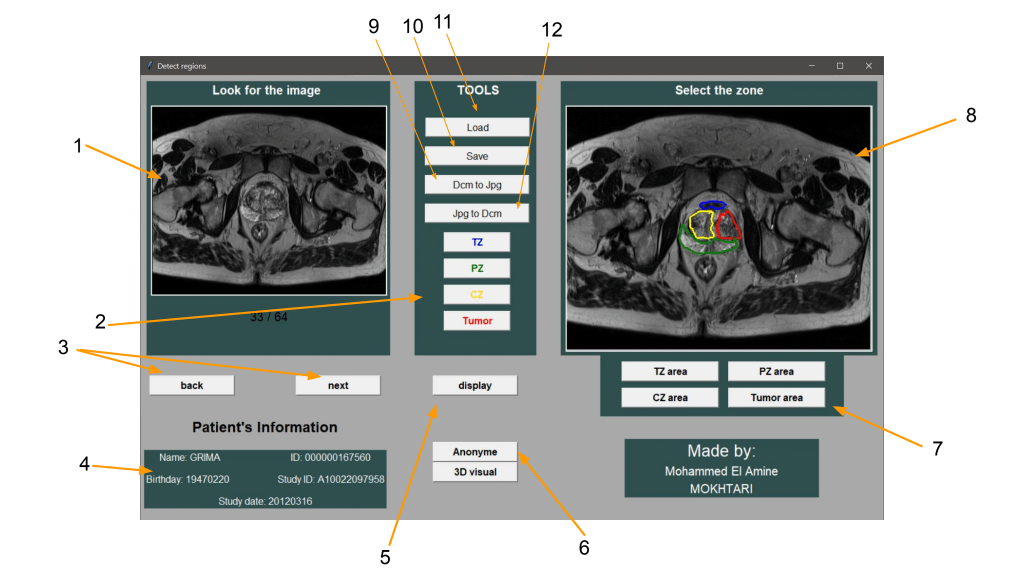
#> input picture uRXIxzYB.png, 2048 x 1152 px (shown at 1/2 size); its folder holds only this picture in this run
$ python -i functions.py   (imports and definitions only)
#> lines starting #> are read from the running program, lines starting #| are printed output that depends on the picture; after the words box and inside, x2 and y2 are one past the last pixel; in counts of white or black regions, pixels touching at a corner belong together
#> further down, picture is the input picture: shape (1152, 2048, 3); mean B, G, R 168.9, 170, 166.3
import os
import numpy as np
import png
import pydicom
from PIL import ImageTk, Image as image
from tkinter import *
import cv2
import scipy as sp
import scipy.ndimage
from mpl_toolkits.mplot3d import Axes3D
import matplotlib.pyplot as plt


# [110 lines left out: functions get_names_of_imgs_inside_folder, make_image_ready_to_display, make_image_ready_to_display_directory, get_patient_information, return_image, return_image_directory, not called in this run]

def retrun_shape(image_in):
    image = image_in#cv2.imread(image_in)
    cv2.waitKey(0)

    gray = image_in#cv2.cvtColor(image, cv2.COLOR_BGR2GRAY)

    edged = cv2.Canny(gray, 30, 200)
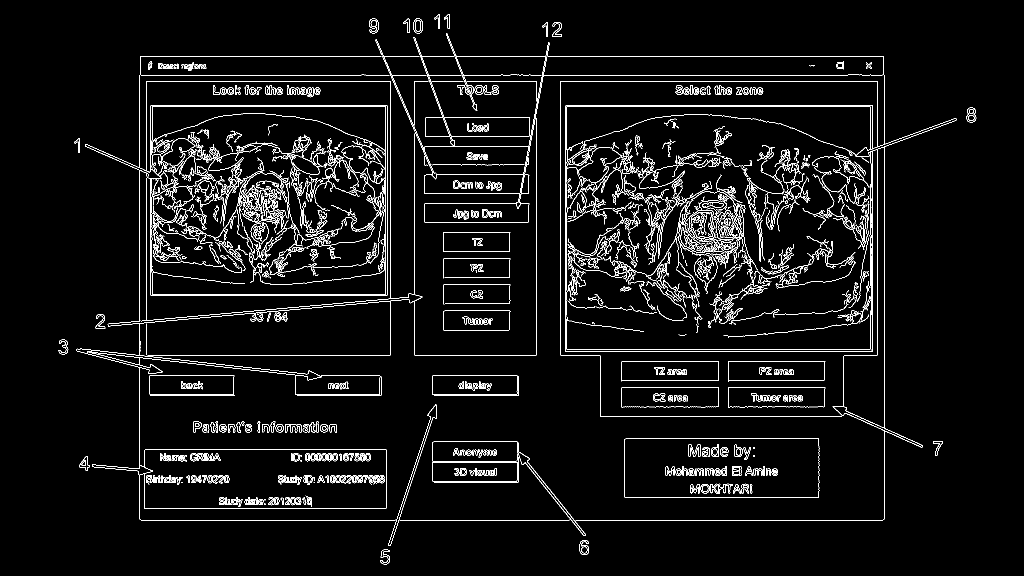
#> edged: shape (1152, 2048) (shown at 1/2 size); 4.4% white in thin lines or dots, all inside (x1, y1, x2, y2) = (117, 28, 1953, 1129)
    cv2.waitKey(0)
    contours, hierarchy = cv2.findContours(edged, cv2.RETR_EXTERNAL, cv2.CHAIN_APPROX_NONE)
#> contours = 449 contours, 270 with area under 20; largest, box (x1, y1, x2, y2) and area: (152, 112, 1172, 1092) 238637, (751, 67, 1913, 1041) 82297, (1249, 877, 1639, 995) 45430, (1243, 722, 1437, 763) 7526, (1456, 722, 1651, 763) 7525
    cv2.drawContours(image, contours, -1, (0, 0, 0), 3)
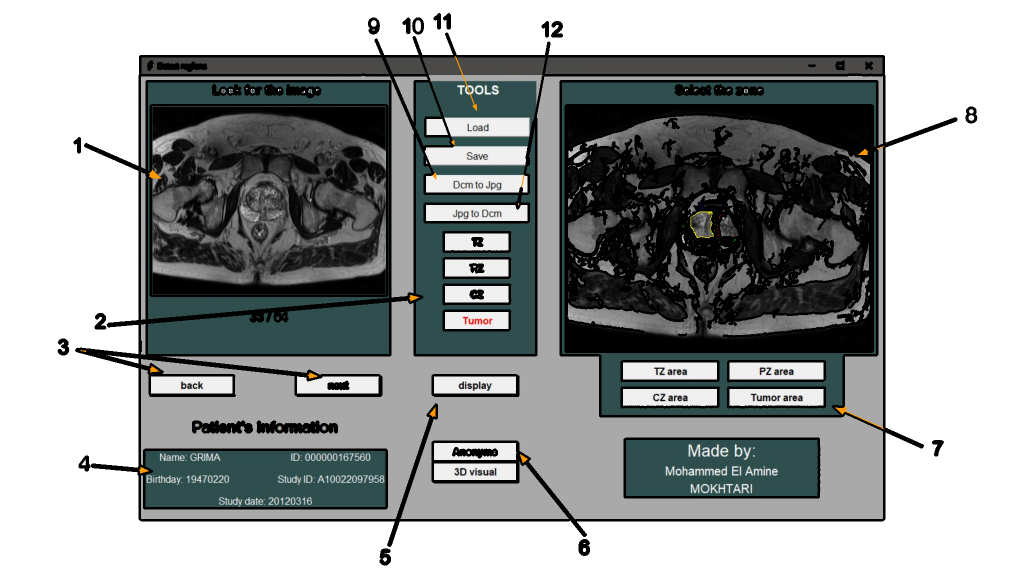
#> image: shape (1152, 2048, 3) (shown at 1/2 size); 11.63% of pixels changed, all inside (x1, y1, x2, y2) = (115, 26, 1955, 1131)
    #cv2.imshow('Contours', image)
    th, im_th = cv2.threshold(image, 200, 255, cv2.THRESH_BINARY_INV);
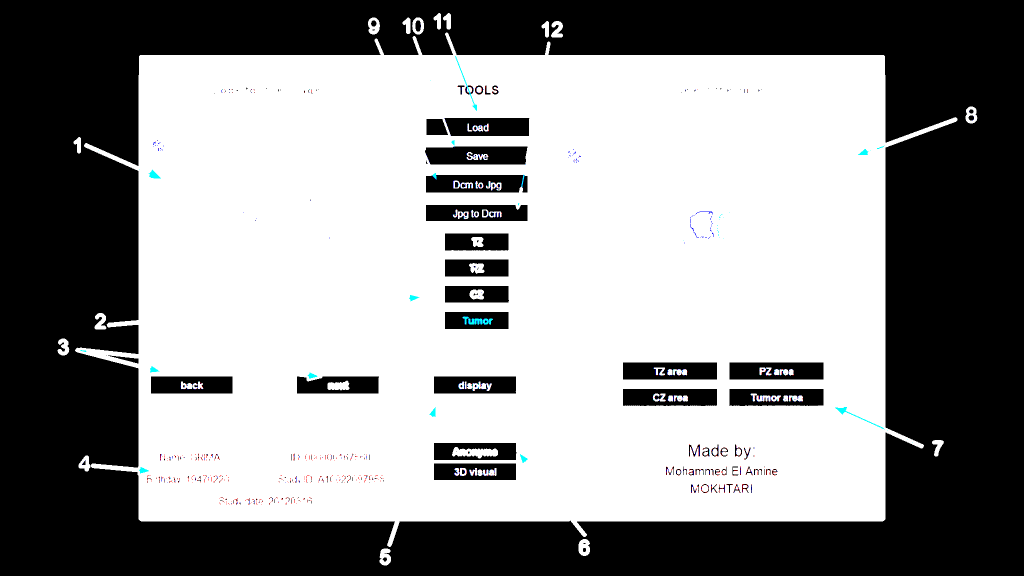
#> im_th: shape (1152, 2048, 3) (shown at 1/2 size); mean B, G, R 142.6, 142.4, 142.3
    im_floodfill = im_th.copy()
    h, w = im_th.shape[:2]
#> h = 1152; w = 2048
    mask = np.zeros((h+2, w+2), np.uint8)
    cv2.floodFill(im_floodfill, mask, (0,0), (255,255,255));
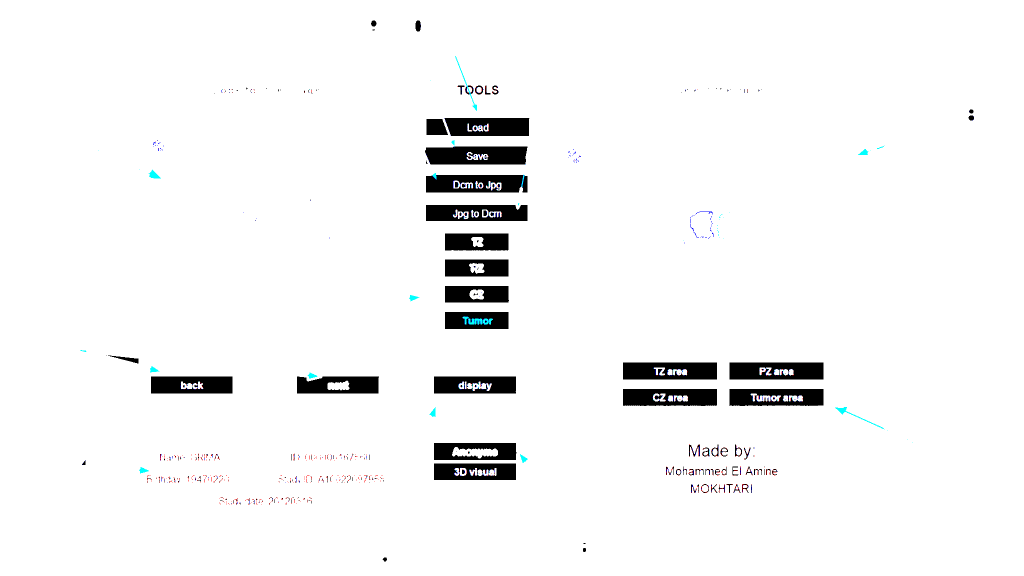
#> im_floodfill: shape (1152, 2048, 3) (shown at 1/2 size); mean B, G, R 245.2, 245, 244.9
    #cv2.imshow("Floodfilled Image", im_floodfill)

    cv2.waitKey(0)
    return im_floodfill

# [72 lines left out: functions get_number_pixels, convert_jpg, anonyme, visualisation_3d, not called in this run]

>>> import cv2
>>> picture = cv2.imread('uRXIxzYB.png')
>>> result = retrun_shape(picture)
